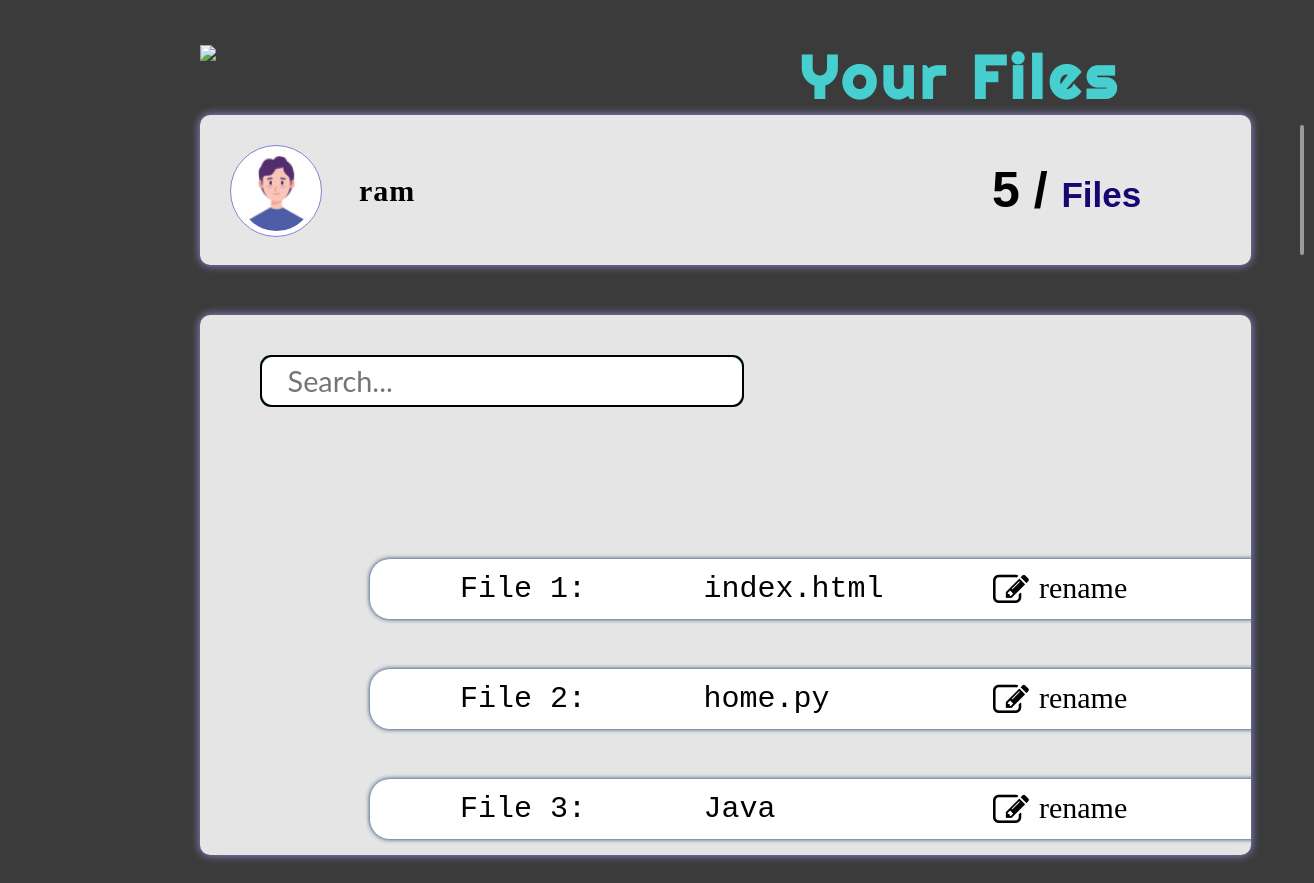
Screenshot of /savecode/ (signed in) with the database file from the repository.
### programming/models.py (models this page shows, shortened)
class Save_code(models.Model):
    file_id = models.AutoField
    file_user = models.CharField(max_length=100,default="")
    file_name = models.CharField(max_length=20)
    file_date = models.DateField()
    file_content = models.TextField(max_length=1000)

### programming/views.py (the view)
# urls.py: path('savecode/',views.savecode,name='savecode'),
@login_required(login_url='login')
def savecode(request):
    try:
        user = request.user
        username = user.username
        fname = Save_code.objects.filter(
            file_user=username).values_list('file_name')
        data = []
        fdate = []
        date = []
        for i in range(len(fname)):
            data.append(fname[i][0])
            fdate.append(Save_code.objects.filter(
                file_name=data[i]).values_list('file_date'))
            date.append(str(fdate[i][0][0]))
        filelen = len(fname)
        filesdata = {'files': data, 'fdate': date, 'len': filelen}
        return render(request, "savecode.html", filesdata)
    except Exception as e:
        print(e)

### templates/savecode.html (shortened to what this page needs)
{% load static %}
<!DOCTYPE html>
<head>
  <link rel="stylesheet" href="{% static 'css/savecode.css'%}">
  <link rel="stylesheet" href="https://cdnjs.cloudflare.com/ajax/libs/font-awesome/4.7.0/css/font-awesome.min.css">
</head>
<body>
  <div class="all">
    <h1
      style="font-size: 60px ;font-family: 'Righteous', cursive;color: rgb(71, 206, 206);position: absolute;margin-left: 800px;letter-spacing: 5px;">
      Your Files</h1>
    <a href="{% url 'home' %}">
      <img src="{% static 'img\logo.png' %}" class="logo"></a>
    <div class="container_bar">
      <div id="user">
        <img src="{% static 'img/boy.png'%}">
        {% if user.is_authenticated %}
        <label id="user_name">{{user.username}}</label>
        {% endif %}
      </div>
      <div
        style="width: 4px;height: 130px;background-color: rgb(155, 155, 155);margin-left: 1100px;position: absolute;margin-top: 10px;border-radius: 50px;">
      </div>
      <label class="count_file">{{len}} / <a>Files</a></label>
    </div>
    <div class="files_box">
      <form role="search" method="post" action="{% url 'searchfile' %}"
        style="margin: 0;border: 2px solid black;margin-left: 60px;">
        <input id="search" type="search" placeholder="Search..." name="sbar" value="">
      </form>
      <div style="margin-top: -50px;padding-bottom: 50px;">
      </div>
      {% for j in files %}
      <div>
        <div id="files" style="display: flex;width: 1100px;margin-left: 170px;">
          <p style="margin-top: -0px;margin-left: 90px;width: 200px;">File <a>{{forloop.counter}}</a>:</p>
          <form id="deel" style="margin: 0px;padding: 0px;background-color: rgba(0, 0, 0, 0);" method="post"
            action="{% url 'openfile' %}">
            <p style="margin-top: -0px;margin-right:100px;margin-left: 100px;" class=filename-{{forloop.counter}}>
              <a>{{j}}</a>
            </p>
          </form>
          <p style="margin-top: -0px;" class="renameicon"><i class='fa fa-edit' id="" style='font-size:36px'></i></p>
          <a class=rename-{{forloop.counter}}
            style="margin-right: 80px;font-size: 30px;margin-left: -40px;margin-top: 12px;color: black;">rename</a>
        </div>
        {% endfor %}
      </div>
    </div>
</body>
</html>

### static/css/savecode.css (style rules this page uses)
body { margin: 0; padding: 0; background-color: #3b3b3b; }
.logo { width: 130px; margin-top: 45px; margin-left: 200px; letter-spacing: 1px; }
.container_bar { width: 80%; height: 150px; background-color: rgba(255, 255, 255, 0.87); margin-left: 200px; border-radius: 10px; box-shadow: 0 0 10px rgb(146, 146, 225); margin-top: 50px; }
#user { width: 90px; height: 90px; background-color: rgb(255, 255, 255); border-radius: 50px; position: absolute; margin-left: 30px; margin-top: 30px; border: 1px solid rgb(129, 129, 207); }
#user img { margin-left: 8px; margin-top: 10px; width: 75px; border-radius: 50px; }
#user_name { width: 200px; position: absolute; margin-left: 45px; margin-top: 28px; font-family: Cambria, Cochin, Georgia, Times, 'Times New Roman', serif; font-size: 30px; font-weight: bold; word-spacing: 1px; letter-spacing: 1px; }
.count_file { font-size: 50px; font-family: sans-serif; float: right; font-weight: bolder; margin-right: 110px; margin-top: 46px; }
.count_file a { font-size: 35px; color: rgb(25, 5, 114); }
.files_box { width: 80%; height: 300px; padding-top: 40px; padding-bottom: 200px; background-color: rgba(255, 255, 255, 0.87); margin-left: 200px; border-radius: 10px; box-shadow: 0 0 10px rgb(146, 146, 225); margin-top: 50px; overflow-y: scroll; }
#files { width: 88%; height: 60px; margin-top: 50px; margin-left: 92px; background-color: rgb(255, 255, 255); border-radius: 20px; box-shadow: 0 0 5px rgb(8, 45, 99); position: static; cursor: pointer; }
#files p { width: 120px; font-size: 30px; font-family: monospace; margin-left: 45px; padding-top: 13px; }
form { position: relative; width: 30rem; background: var(--color-brand); border-radius: var(--rad); }
#search, .btnsearch { height: var(--height); font-family: var(--font-fam); border: 0; color: var(--color-dark); font-size: 1.8rem; }
#search[type=search] { outline: 0; width: 100%; background: var(--color-light); padding: 0 1.6rem; border-radius: var(--rad); -webkit-appearance: none; -moz-appearance: none; appearance: none; transition: all var(--dur) var(--bez); transition-property: width, border-radius; z-index: 1; }
#search:not(:placeholder-shown) { border-radius: var(--rad) 0 0 var(--rad); width: calc(100% - var(--btn-width)); }

### rows the page displays
Save_code: file_name "index.html"
Save_code: file_name "home.py"
Save_code: file_name "Java"

### other values shown
{{ user.username }} "ram"
{{ len }} "5"
